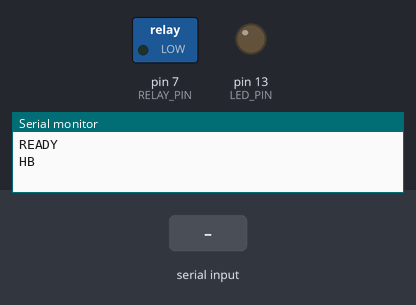
A sketch run on a simulated Arduino Uno, built with avr-gcc and run on an emulated ATmega328P. On the bench: switched loads named in the sketch (green lamp = pin HIGH), output pins drawn as LEDs (lit = HIGH), the last lines printed to the serial monitor. The test bench sets the inputs (shaded band).

Above: at 1.2 s.
1.3 s: "1" received over Serial
At 1.7 s:
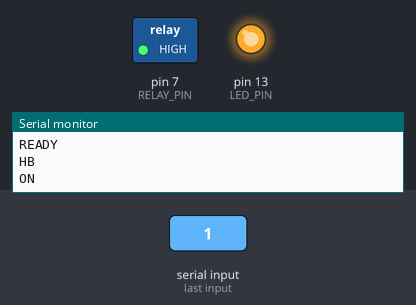
2.8 s: "0" received over Serial
At 4.1 s:
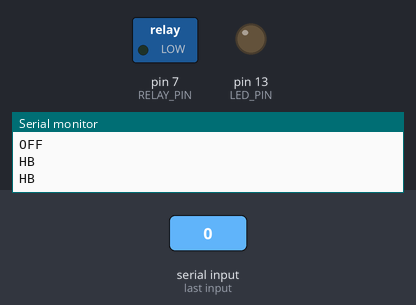
Timing chart, 0 to 5.8 s (numbered marks = the images above; inputs shaded):
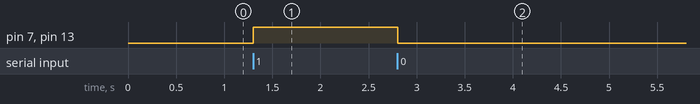

Measured:
- after the input at 1.3 s, pin 7 (RELAY_PIN), pin 13 (LED_PIN): LOW → HIGH at once
- after the input at 2.8 s, pin 7 (RELAY_PIN), pin 13 (LED_PIN): HIGH → LOW after 0.00 s instead of 8.5 s

The sketch:

sketch_nov25a.ino
```cpp
// 개선된 Arduino 코드 - 안정성과 통신 상태 모니터링 추가
const uint8_t RELAY_PIN = 7;
const uint8_t LED_PIN = 13;  // 상태 표시용 내장 LED

// 상태 관리
bool relayState = false;
unsigned long lastCommandTime = 0;
unsigned long lastHeartbeat = 0;
const unsigned long SAFETY_TIMEOUT = 10000;  // 10초 안전 타임아웃
const unsigned long HEARTBEAT_INTERVAL = 1000;  // 1초마다 하트비트

void setup() {
  Serial.begin(9600);

  // 시리얼 버퍼 크기 최적화
  Serial.setTimeout(100);  // 100ms 타임아웃

  pinMode(RELAY_PIN, OUTPUT);
  pinMode(LED_PIN, OUTPUT);

  // 초기 상태
  setRelayState(false);

  // 시작 신호
  Serial.println("READY");

  lastCommandTime = millis();
  lastHeartbeat = millis();
}

void loop() {
  unsigned long currentTime = millis();

  // 시리얼 명령 처리
  if (Serial.available()) {
    char command = Serial.read();

    // 남은 버퍼 데이터 클리어 (오버플로우 방지)
    while (Serial.available()) {
      Serial.read();
    }

    processCommand(command);
    lastCommandTime = currentTime;
  }

  // 안전 타임아웃 체크 - 일정 시간 명령이 없으면 릴레이 OFF
  if (currentTime - lastCommandTime > SAFETY_TIMEOUT) {
    if (relayState) {
      setRelayState(false);
      Serial.println("TIMEOUT_OFF");
    }
  }

  // 하트비트 전송 (연결 상태 확인용)
  if (currentTime - lastHeartbeat > HEARTBEAT_INTERVAL) {
    Serial.println("HB");  // HeartBeat
    lastHeartbeat = currentTime;
  }

  // LED 상태 표시 (릴레이 상태와 동기화)
  digitalWrite(LED_PIN, relayState);

  // CPU 부하 감소
  delay(1);
}

void processCommand(char command) {
  switch(command) {
    case '0':
      setRelayState(false);
      Serial.println("OFF");
      break;

    case '1':
      setRelayState(true);
      Serial.println("ON");
      break;

    case 'P':  // Ping 명령
      Serial.println("PONG");
      break;

    case 'S':  // Status 요청
      Serial.print("STATUS:");
      Serial.println(relayState ? "ON" : "OFF");
      break;

    case 'R':  // Reset 명령
      setRelayState(false);
      Serial.println("RESET");
      break;

    default:
      // 알 수 없는 명령
      Serial.print("UNK:");
      Serial.println(command);
      break;
  }
}

void setRelayState(bool state) {
  relayState = state;
  digitalWrite(RELAY_PIN, state ? HIGH : LOW);
}

// 에러 처리 및 복구
void handleError() {
  // 시리얼 포트 리셋
  Serial.end();
  delay(100);
  Serial.begin(9600);

  // 안전을 위해 릴레이 OFF
  setRelayState(false);

  Serial.println("ERROR_RECOVERY");
}
```
